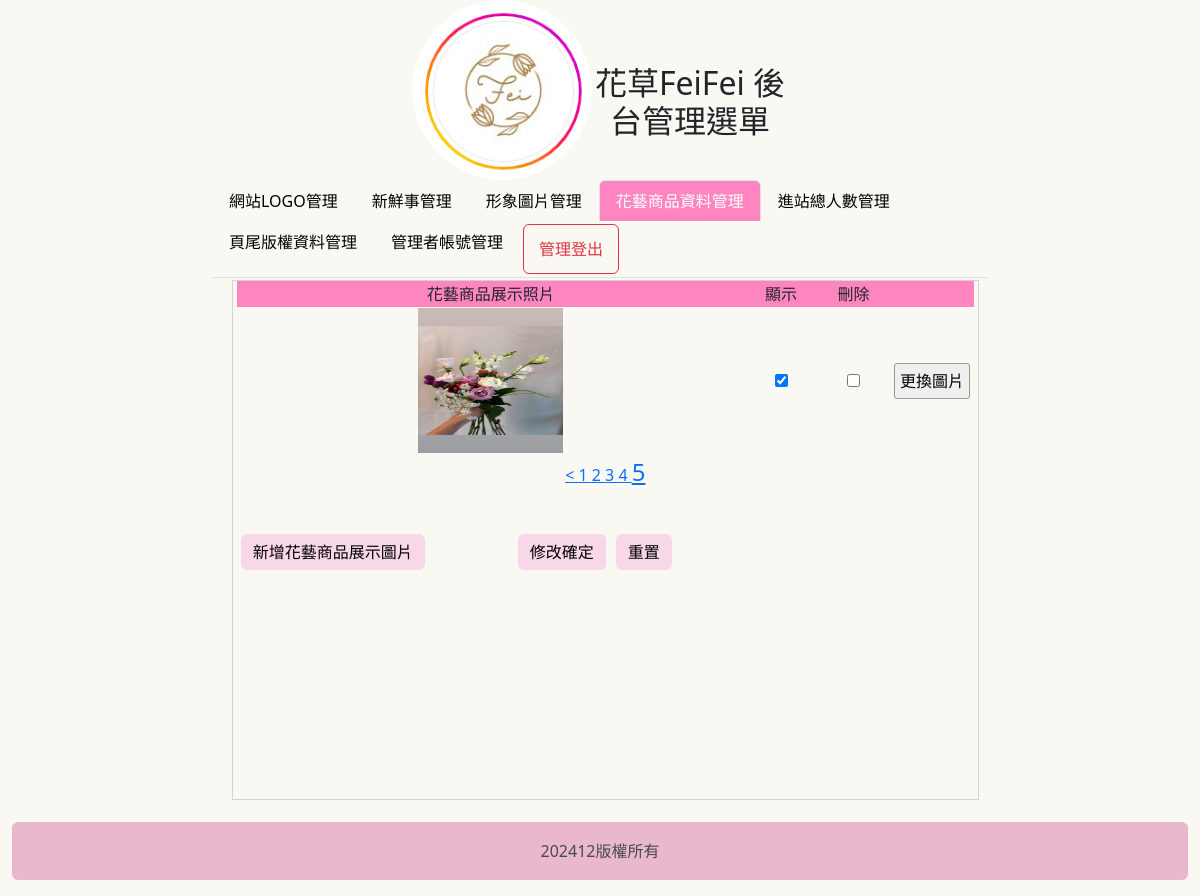
Page /admin.php?do=image&p=5 (signed in) on the committed database.
### tables this page shows
CREATE TABLE `titles` (
  `id` int(10) UNSIGNED NOT NULL,
  `img` text NOT NULL,
  `text` text NOT NULL,
  `sh` int(1) UNSIGNED NOT NULL DEFAULT 0
);

CREATE TABLE `images` (
  `id` int(10) UNSIGNED NOT NULL,
  `img` text NOT NULL,
  `sh` int(1) UNSIGNED NOT NULL DEFAULT 1
);

CREATE TABLE `bottom` (
  `id` int(10) UNSIGNED NOT NULL,
  `bottom` text NOT NULL
);

### api/db.php (called while the page is built, shortened)
<?php
class DB{
    protected $dsn="mysql:host=localhost;charset=utf8;dbname=flower";
    protected $pdo;
    protected $table;
    function __construct($table){
        $this->table=$table;
        $this->pdo=new PDO($this->dsn,'root','');
    }
    function all(...$arg){
        $sql="SELECT * FROM $this->table ";
        if(!empty($arg[0])){
            if(is_array($arg[0])){
                $where=$this->a2s($arg[0]);
                $sql=$sql . " WHERE ". join(" && ",$where);
            }else{
                $sql .= $arg[0];
            }
        }
        return $this->fetchAll($sql);
    }
    function find($id){
        $sql="SELECT * FROM $this->table ";
        if(is_array($id)){
            $where=$this->a2s($id);
            $sql=$sql . " WHERE ". join(" && ",$where);
        }else{
            $sql .= " WHERE `id`='$id' ";
        }
        return $this->fetchOne($sql);
    }
    function a2s($array){
        $tmp=[];
        foreach($array as $key => $value){
            $tmp[]="`$key`='$value'";
        }
        return $tmp;
    }
    function count($where=[]){
        return $this->math('count','*',$where);
    }
    protected function fetchOne($sql){
        return $this->pdo->query($sql)->fetch(PDO::FETCH_ASSOC);
    }
    protected function fetchAll($sql){
        return $this->pdo->query($sql)->fetchAll(PDO::FETCH_ASSOC);
    }
     protected function math($math,$col='id',$where=[]){
        $sql="SELECT $math($col) FROM $this->table";
        return $this->pdo->query($sql)->fetchColumn();
    }
}
$Title=new DB('titles');
$Image=new DB('images');
$Bottom=new DB('bottom');

### admin.php (the view, shortened to what this page needs)
<?php include_once "api/db.php";
?>
<!DOCTYPE html>
<html lang="zh-TW">
<head>
    <link href="https://cdn.jsdelivr.net/npm/bootstrap@5.3.3/dist/css/bootstrap.min.css" rel="stylesheet">
    <link href="https://cdn.jsdelivr.net/npm/bootstrap@5.3.3/dist/css/bootstrap.min.css" rel="stylesheet">
    <link href="https://cdn.jsdelivr.net/npm/bootstrap@5.3.0-alpha1/dist/css/bootstrap.min.css" rel="stylesheet">
    <link href="./css/css.css" rel="stylesheet" type="text/css">
</head>
<body>
    <div class="container-fluid">
        <div class="row justify-content-center">
            <div class="col-12 col-md-4 d-flex align-items-center text-center">
                <a title="<?= $Title->find(['sh' => 1])['text']; ?>" href="index.php">
                    <div style="width: 180px; height: 180px; background: url('./upload/<?= $Title->find(['sh' => 1])['img']; ?>') center/cover no-repeat; border-radius: 50%;"></div>
                </a>
                <h2 class="mb-4 ml-3 pt-3 pt-md-5" style="padding-top: 25px;">花草FeiFei 後台管理選單</h2>
            </div>
        </div>
    </div>
    <div class="container-fluid">
        <div class="row">
            <div class="col-2"></div>
            <div class="col-8">
                <ul class="nav nav-tabs">
                    <?php
                    $activeTab = isset($_GET['do']) ? $_GET['do'] : 'title';
                    ?>
                    <li class="nav-item">
                        <a class="nav-link <?= ($activeTab == 'title') ? 'active' : ''; ?>" href="?do=title">網站LOGO管理</a>
                    </li>
                    <li class="nav-item">
                        <a class="nav-link <?= ($activeTab == 'news') ? 'active' : ''; ?>" href="?do=news">新鮮事管理</a>
                    </li>
                    <li class="nav-item">
                        <a class="nav-link <?= ($activeTab == 'mvim') ? 'active' : ''; ?>" href="?do=mvim">形象圖片管理</a>
                    </li>
                    <li class="nav-item">
                        <a class="nav-link <?= ($activeTab == 'image') ? 'active' : ''; ?>" href="?do=image">花藝商品資料管理</a>
                    </li>
                    <li class="nav-item">
                        <a class="nav-link <?= ($activeTab == 'total') ? 'active' : ''; ?>" href="?do=total">進站總人數管理</a>
                    </li>
                    <li class="nav-item">
                        <a class="nav-link <?= ($activeTab == 'bottom') ? 'active' : ''; ?>" href="?do=bottom">頁尾版權資料管理</a>
                    </li>
                    <li class="nav-item">
                        <a class="nav-link <?= ($activeTab == 'admin') ? 'active' : ''; ?>" href="?do=admin">管理者帳號管理</a>
                    </li>
                    <li class="nav-item">
                        <button onclick="document.cookie='user='; location.replace('./api/logout.php')"
                            class="btn btn-outline-danger w-100" style="height: 50px;">
                            管理登出
                        </button>
                    </li>
                </ul>
            </div>
            <div class="container-fluid" style="height:65vh" ;>
                <div class="row">
                    <div class="col-2"></div>
                    <div class="col-10">
                        <?php
                        $do = $_GET['do'] ?? 'title';
                        $file = "./backend/{$do}.php";
                        if (file_exists($file)) {
                            include $file;
                        } else {
                            include "./backend/title.php";
                        }
                        ?>
                    </div>
                </div>
            </div>
            <div class="container-fluid">
                <footer class="alert alert-gray text-center py-3 mt-4">
                    <span><?= $Bottom->find(1)['bottom']; ?></span>
                </footer>
            </div>
</body>
</html>

### backend/image.php (shortened to what this page needs)
<div style="height:65vh; border:#D3D3D3 1px solid; width:76.5%; margin:2px 0px 0px 0px; float:left; position:relative; left:20px;">
    <div style="width:99%; height:100%; margin:auto; overflow:auto;">
        <form method="post" action="./api/edit.php">
            <table width="100%" class='cent'>
                <tbody>
                    <tr class="cent" style="background:#FF85C1">
                        <td width="70%">花藝商品展示照片</td>
                        <td width="10%">顯示</td>
                        <td width="10%">刪除</td>
                        <td></td>
                    </tr>
                    <?php
                    $div = 3;
                    $total = $Image->count();
                    $pages = ceil($total / $div);
                    $now = $_GET['p'] ?? 1;
                    $start = ($now - 1) * $div;
                    $rows = $Image->all(" limit $start,$div");
                    foreach ($rows as $row) {
                    ?>
                        <tr>
                            <td>
                                <img src="./upload/<?= $row['img']; ?>" style="width:145px;height:145px;text-align:center">
                            </td>
                            <td>
                                <input type="checkbox" name="sh[]" value="<?= $row['id']; ?>" <?= ($row['sh'] == 1) ? 'checked' : ''; ?>>
                            </td>
                            <td>
                                <input type="checkbox" name="del[]" value="<?= $row['id']; ?>">
                            </td>
                            <td>
                                <input type="button"
                                    onclick="op('#cover','#cvr','./modal/upload_<?= $do; ?>.php?id=<?= $row['id']; ?>&table=<?= $do; ?>')"
                                    value="更換圖片">
                            </td>
                        </tr>
                    <?php
                    }
                    ?>
                </tbody>
            </table>
            <div class="cent">
                <?php
                if (($now - 1) > 0) {
                    $prev = $now - 1;
                    echo "<a href='?do=$do&p=$prev'> < </a>";
                }
                for ($i = 1; $i <= $pages; $i++) {
                    $size = ($i == $now) ? "24px" : "16px";
                    echo "<a href='?do=$do&p=$i' style='font-size:$size'> ";
                    echo $i;
                    echo " </a>";
                }
                ?>
            </div>
            <table style="margin-top:40px; width:70%;">
                <tbody>
                    <tr>
                        <td width="200px">
                            <input type="button" class="btn btn-custom btn-block"
                                onclick="op(&#39;#cover&#39;,&#39;#cvr&#39;,&#39;./modal/<?= $do; ?>.php?table=<?= $do; ?>&#39;)"
                                value="新增花藝商品展示圖片">
                        </td>
                        <td class="cent">
                            <input type="submit" value="修改確定" class="btn btn-custom btn-block">
                            <input type="reset" value="重置" class="btn btn-custom btn-block">
                        </td>
                    </tr>
                </tbody>
            </table>
        </form>
    </div>
</div>

### css/css.css (style rules this page uses)
body { padding:0px; margin:0px; }
.cent { text-align:center; }
input,button { border:#999 1px solid; border-radius:3px; background:#EFEFEF; padding:5px; margin:3px; }

### admin.php (style rules this page uses)
body { background: #FAF8F2; }
.nav-link.active { background-color: #FF85C1 !important; color: white !important; }
.nav-link { color: black !important; }
.btn-custom { background-color: #F8D7E8; color: black; border: none; transition: background-color 0.3s, color 0.3s; }
.alert-gray { background-color: #E9B8CE; color: #4A4A4A; }

### rows in the picture
titles: img (picture)
images: img (picture), sh "☑"
bottom: bottom "202412版權所有"
